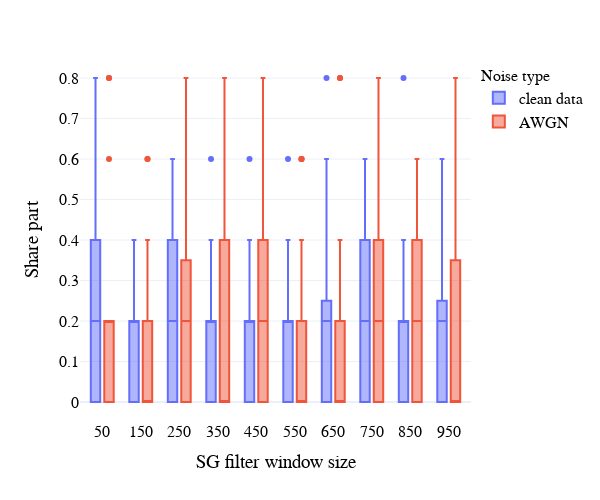

Notebook source saved alongside this figure:
### Code cell


### Figure 1 — Plotly figure (JSON) as saved in the notebook; plotly's stock layout.template omitted (floating-point values rounded to 4 significant figures; data arrays with more than 128 entries replaced by an {"elided": "..."} marker saying what was removed)
{"data": [{"alignmentgroup": "True", "hovertemplate": "Noise type=clean data<br>SG filter window size=%{x}<br>Share part=%{y}<extra></extra>", "legendgroup": "clean data", "marker": {"color": "#636efa"}, "name": "clean data", "notched": false, "offsetgroup": "clean data", "orientation": "v", "quartilemethod": "linear", "showlegend": true, "type": "box", "x": {"elided": "250 int values"}, "x0": " ", "xaxis": "x", "y": {"elided": "250 float values"}, "y0": " ", "yaxis": "y"}, {"alignmentgroup": "True", "hovertemplate": "Noise type=AWGN<br>SG filter window size=%{x}<br>Share part=%{y}<extra></extra>", "legendgroup": "AWGN", "marker": {"color": "#EF553B"}, "name": "AWGN", "notched": false, "offsetgroup": "AWGN", "orientation": "v", "quartilemethod": "linear", "showlegend": true, "type": "box", "x": {"elided": "190 int values"}, "x0": " ", "xaxis": "x", "y": {"elided": "190 float values"}, "y0": " ", "yaxis": "y"}], "layout": {"boxmode": "group", "font": {"color": "black", "family": "Helvetica", "size": 16}, "height": 500, "legend": {"title": {"font": {"color": "black", "family": "Helvetica", "size": 16}, "text": "Noise type"}, "tracegroupgap": 0}, "margin": {"t": 60}, "title": {"font": {"color": "black", "family": "Helvetica", "size": 16}}, "width": 600, "xaxis": {"anchor": "y", "domain": [0, 1], "tickmode": "array", "ticktext": [50, 150, 250, 350, 450, 550, 650, 750, 850, 950], "tickvals": [50, 150, 250, 350, 450, 550, 650, 750, 850, 950], "title": {"text": "SG filter window size"}}, "yaxis": {"anchor": "x", "domain": [0, 1], "title": {"text": "Share part"}}}}
